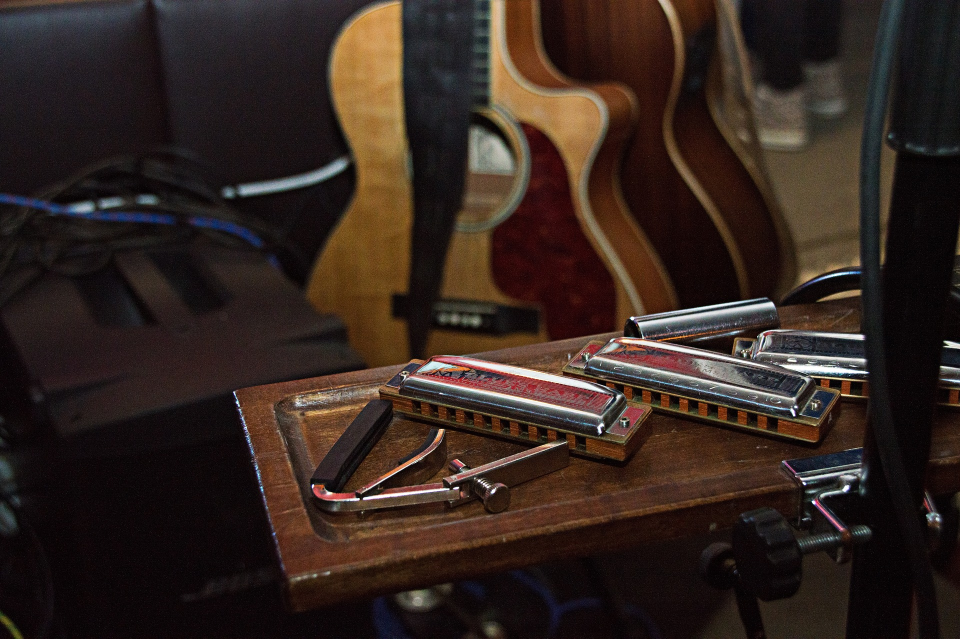
#> input picture assets/landing/hero-source.jpg, 1920 x 1277 px (shown at 1/2 size)
$ python build-landing-images.py
#> lines starting #> are read from the running program, lines starting #| are printed output that depends on the picture
#!/usr/bin/env python3
"""Generate the landing page's image assets (12-3): its photographs and the header logo.

    python3 scripts/build-landing-images.py

Reads the two sources in `assets/landing/` and `assets/images/harp2tab-icon.png`, and writes
into `public/hero/`, `public/closer/` and `public/logo/`, which Expo copies to the site root during
`expo export -p web`. The landing page is plain DOM rather than react-native-web, so it cannot
`require()` an asset the way the app does — it references these by URL, which is why they are
emitted as real files instead of being bundled.

**Why Python rather than a `.ts` script like the rest of `scripts/`.** The repo has no image
toolchain — no `sharp`, no `cwebp`, no ImageMagick — and adding one for six files would put a
native build step in front of `npm install`. Pillow is already present and does WebP. AVIF is
deliberately skipped: Pillow has no AVIF support here without `pillow-avif-plugin`, and WebP
already carries most of the saving.

The hero is the landing page's LCP element, so the numbers matter more than usual:
`<picture>` serves the WebP and falls back to the JPEG, and every file is written with an
explicit size so the markup's `width`/`height` can hold CLS at zero.
"""

from pathlib import Path
from PIL import Image

ROOT = Path(__file__).resolve().parent.parent
SOURCE = ROOT / "assets" / "landing" / "hero-source.jpg"
OUT_DIR = ROOT / "public" / "hero"

# The closing CTA band's photograph — harmonica resting on a guitar neck, backlit window.
#
# Same treatment as the hero, different budget: this one is the last thing on the page, is
# lazily loaded, and sits under a heavier scrim than the hero does, so it is compressed
# harder. It is never the LCP element, which is the whole reason it can afford to be.
CLOSER_SOURCE = ROOT / "assets" / "landing" / "closer-source.jpg"
CLOSER_OUT_DIR = ROOT / "public" / "closer"
CLOSER_WEBP_QUALITY = {960: 68, 1440: 60, 1920: 54}
CLOSER_JPEG_QUALITY = {960: 72, 1440: 66, 1920: 60}

# The app icon, reused as the header mark. Already cyan on transparent, so it needs no
# recolouring to sit on the dark page — only shrinking: the source is 512px for launcher use,
# which is ~40 KB to render a 42px mark.
#
# 42px because that is exactly what the app's own header uses (`logoIcon` in
# `src/components/TopBar.web.tsx`). The landing page and the app must show the same mark at the
# same size, so a visitor crossing from `/` to `/app` sees no change.
LOGO_SOURCE = ROOT / "assets" / "images" / "harp2tab-icon.png"
LOGO_OUT_DIR = ROOT / "public" / "logo"
LOGO_SIZES = (42, 84)  # 1x and 2x

# 960 covers phones at 2x and small laptops; 1440 is the common desktop; 1920 is the source's
# own width, so nothing is ever upscaled.
WIDTHS = (960, 1440, 1920)

# Quality falls as the variant grows, which is the opposite of the instinct but the right call
# here. The large variants only ever reach big or 2x displays, where per-pixel artefacts are
# smaller than a device pixel; and most of this photograph sits under an 88% scrim on the
# landing page, so the compressor is being judged on a region the visitor barely sees. Flat 72
# put the 1920 WebP at 309 KB, which is too much for an LCP element.
WEBP_QUALITY = {960: 74, 1440: 68, 1920: 60}
JPEG_QUALITY = {960: 78, 1440: 74, 1920: 68}


def render_photo(source: Path, out_dir: Path, stem: str, webp_q: dict, jpeg_q: dict) -> None:
    """Emit the WebP/JPEG ladder for one photograph, and report the sizes."""
#> called with stem = 'harmonicas'
    if not source.exists():
        raise SystemExit(f"missing source image: {source}")

    out_dir.mkdir(parents=True, exist_ok=True)
    src = Image.open(source).convert("RGB")
#> src is the input picture: PIL image 1920x1277 RGB; mean R, G, B 51.3, 37.4, 31.1
    src_w, src_h = src.size
#> src_w = 1920; src_h = 1277
    print(f"source  {source.relative_to(ROOT)}  {src_w}x{src_h}  "
          f"{source.stat().st_size / 1024:.0f} KB\n")
#| source  assets/landing/hero-source.jpg  1920x1277  841 KB

    for width in WIDTHS:
        height = round(width * src_h / src_w)
        resized = src if width == src_w else src.resize(
            (width, height), Image.Resampling.LANCZOS)

        for ext, params in (
            ("webp", {"quality": webp_q[width], "method": 6}),
            # `progressive` so the fallback degrades gracefully on a slow connection rather
            # than painting top-to-bottom; `optimize` runs a second Huffman pass.
            ("jpg", {"quality": jpeg_q[width], "progressive": True, "optimize": True}),
        ):
            path = out_dir / f"{stem}-{width}.{ext}"
            resized.save(path, **params)
            print(f"  {path.relative_to(ROOT)}  {width}x{height}  "
                  f"{path.stat().st_size / 1024:.0f} KB")
#> this loop made 3 passes
#> pass 1, in render_photo, `resized = src if width == src_w else src.resize( (width, height), Imag..`:
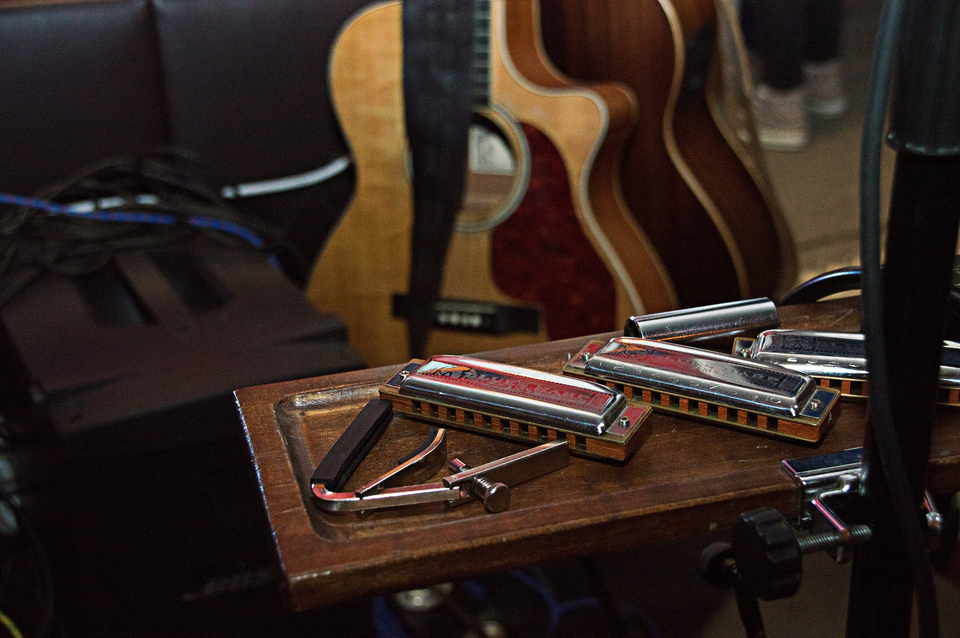
#> resized: PIL image 960x638 RGB; mean R, G, B 51.3, 37.4, 31.1

    print(f"\nintrinsic aspect ratio: {src_w}/{src_h} — use these in width/height attributes\n")
#| intrinsic aspect ratio: 1920/1277 — use these in width/height attributes


def main() -> None:
    render_photo(SOURCE, OUT_DIR, "harmonicas", WEBP_QUALITY, JPEG_QUALITY)
    render_photo(CLOSER_SOURCE, CLOSER_OUT_DIR, "harp-on-guitar",
                 CLOSER_WEBP_QUALITY, CLOSER_JPEG_QUALITY)
#> call 2 of render_photo, with stem = 'harp-on-guitar'
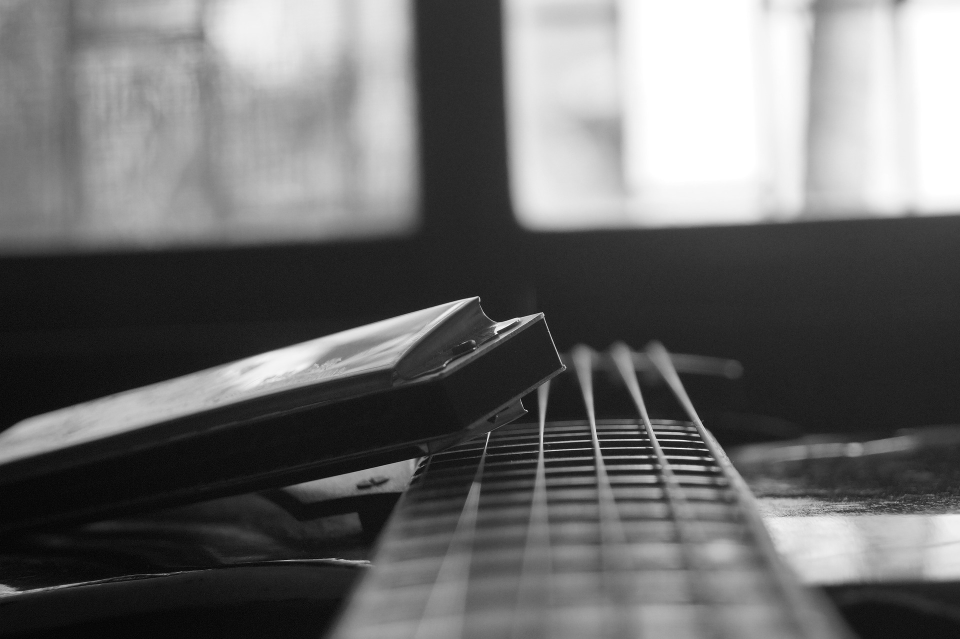
#> input picture assets/landing/closer-source.jpg, 1920 x 1278 px (shown at 1/2 size)
#> in render_photo, src is the input picture: PIL image 1920x1278 RGB; min 0, max 255, mean 106.9
#| source  assets/landing/closer-source.jpg  1920x1278  383 KB
#> the loop in render_photo (call 2), `for width in WIDTHS:` made 3 passes
#|   public/closer/harp-on-guitar-960.webp  960x639  14 KB
#|   public/closer/harp-on-guitar-960.jpg  960x639  35 KB
#|   public/closer/harp-on-guitar-1440.webp  1440x958  22 KB
#|   public/closer/harp-on-guitar-1440.jpg  1440x958  63 KB
#|   public/closer/harp-on-guitar-1920.webp  1920x1278  31 KB
#|   public/closer/harp-on-guitar-1920.jpg  1920x1278  96 KB
#> pass 1, in render_photo (call 2), `resized = src if width == src_w else src.resize( (width, height), Imag..`:
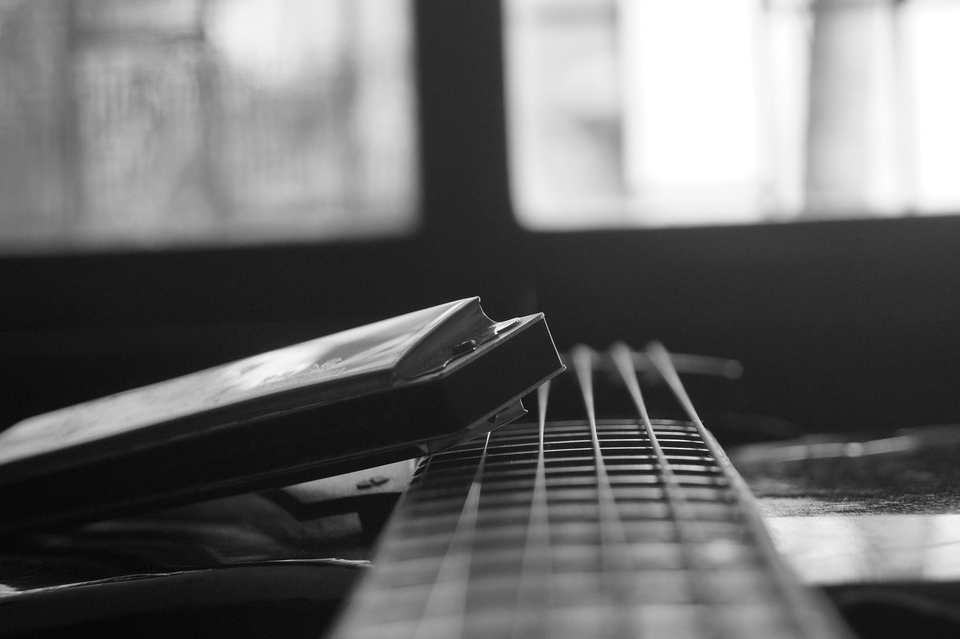
#> resized: PIL image 960x639 RGB; min 1, max 255, mean 106.9
#| intrinsic aspect ratio: 1920/1278 — use these in width/height attributes

    if not LOGO_SOURCE.exists():
#> (the run stopped early here; a loop or call above may not have finished)
